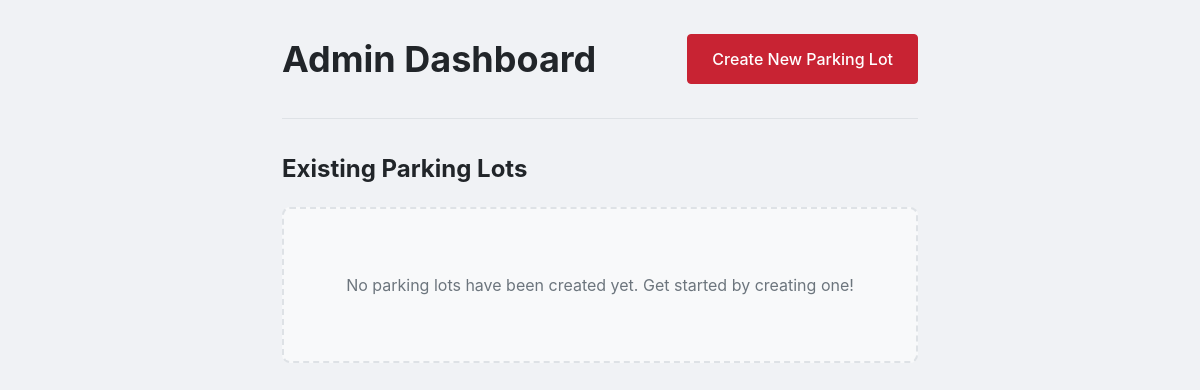
The app's page /admin/dashboard (signed in), older data.
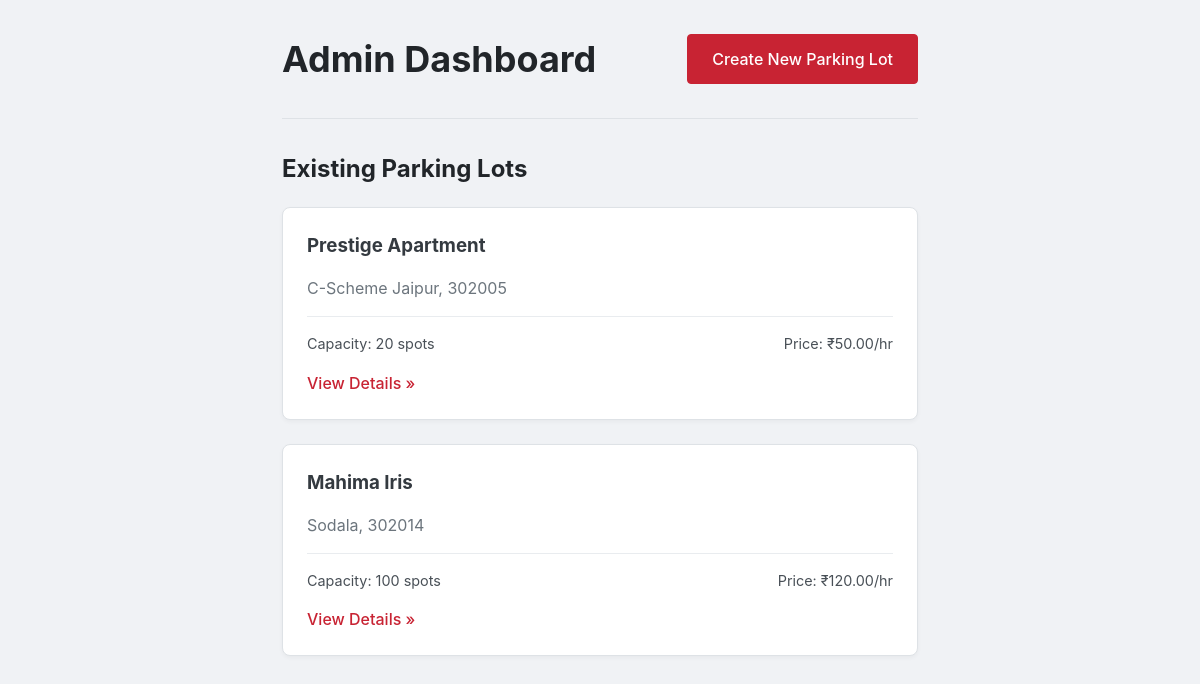
The same page, newer data.
### models/database.py (models this page shows)
class ParkingLot(db.Model):
    __tablename__ = 'parking_lot'
    id = db.Column(db.Integer, primary_key=True)
    name = db.Column(db.String(50), nullable=False)
    address = db.Column(db.String(100), nullable=False)
    pincode = db.Column(db.String(10), nullable=False)
    capacity = db.Column(db.Integer, nullable=False)
    price_per_hour = db.Column(db.Float, nullable=False)
    spots = db.relationship('ParkingSpot', backref='lot', lazy=True, cascade="all, delete-orphan")

### routes/admin_routes.py (the view)
@admin_bp.route('/admin/dashboard')
def admin_dashboard():
    if not session.get('is_admin'):
        flash('You must be an admin to view this page.', 'danger')
        return redirect(url_for('auth.login'))
    lots = ParkingLot.query.all()
    return render_template('admin_dashboard.html', lots=lots)

### templates/admin_dashboard.html
{% extends "layout.html" %}
{% block content %}
<div class="dashboard-container">
    <div class="dashboard-header">
        <h1>Admin Dashboard</h1>
        <a href="{{ url_for('admin.add_lot_page') }}" class="btn btn-red">Create New Parking Lot</a>
    </div>
    <hr>
    <h2>Existing Parking Lots</h2>
    {% if lots %}
        <div class="lot-list">
            {% for lot in lots %}
                <div class="lot-card">
                    <h3>{{ lot.name }}</h3>
                    <p class="lot-meta">{{ lot.address }}, {{ lot.pincode }}</p>
                    <div class="lot-details">
                        <span>Capacity: {{ lot.capacity }} spots</span>
                        <span>Price: ₹{{ "%.2f"|format(lot.price_per_hour) }}/hr</span>
                    </div>
                    <a href="#" class="details-link">View Details &raquo;</a>
                </div>
            {% endfor %}
        </div>
    {% else %}
        <div class="card-placeholder">
            <p>No parking lots have been created yet. Get started by creating one!</p>
        </div>
    {% endif %}
</div>
{% endblock %}

### templates/layout.html (shortened to what this page needs)
<!DOCTYPE html>
<html lang="en">
<head>
    <link rel="stylesheet" href="{{ url_for('static', filename='style.css') }}">
</head>
<body>
    <div class="main-container">
        {% block content %}{% endblock %}
    </div>
</body>
</html>

### Static/style.css (style rules this page uses)
html { box-sizing: border-box; }
*, *:before, *:after { box-sizing: inherit; }
body { margin: 0; font-family: -apple-system, BlinkMacSystemFont, "Segoe UI", Roboto, "Helvetica Neue", Arial, sans-serif; background-color: #f0f2f5; color: #212529; line-height: 1.5; }
.main-container { max-width: 700px; margin: 0 auto; padding: 2rem; }
.btn { display: inline-block; font-weight: 500; text-align: center; cursor: pointer; border: 1px solid transparent; padding: 0.75rem 1.5rem; font-size: 1rem; border-radius: 0.25rem; text-decoration: none; transition: all 0.2s ease-in-out; }
.btn-red { color: #fff; background-color: #c82333; border-color: #c82333; }
.dashboard-container { max-width: 900px; }
.dashboard-header { display: flex; justify-content: space-between; align-items: center; margin-bottom: 1rem; }
.dashboard-header h1 { margin: 0; font-size: 2.25rem; }
hr { margin: 2rem 0; border: 0; border-top: 1px solid #dee2e6; }
.lot-list { display: grid; gap: 1.5rem; }
.lot-card { background-color: #fff; padding: 1.5rem; border-radius: 0.5rem; border: 1px solid #dee2e6; box-shadow: 0 2px 4px rgba(0,0,0,0.04); }
.lot-card h3 { margin-top: 0; margin-bottom: 0.5rem; color: #343a40; }
.lot-card .lot-meta { color: #6c757d; margin-bottom: 1rem; }
.lot-card .lot-details { display: flex; justify-content: space-between; font-size: 0.9rem; color: #495057; border-top: 1px solid #e9ecef; padding-top: 1rem; margin-top: 1rem; }
.lot-card .details-link { display: inline-block; margin-top: 1rem; font-weight: 500; color: #c82333; text-decoration: none; }

Row changes from the older to the newer data that the page shows:
added ParkingLot: name "Prestige Apartment", address "C-Scheme Jaipur", pincode "302005", capacity "20", price_per_hour "50.00"
added ParkingLot: name "Mahima Iris", address "Sodala", pincode "302014", capacity "100", price_per_hour "120.00"
Text that changed along with them:
text no longer shown: "No parking lots have been created yet. Get started by creating one!"
